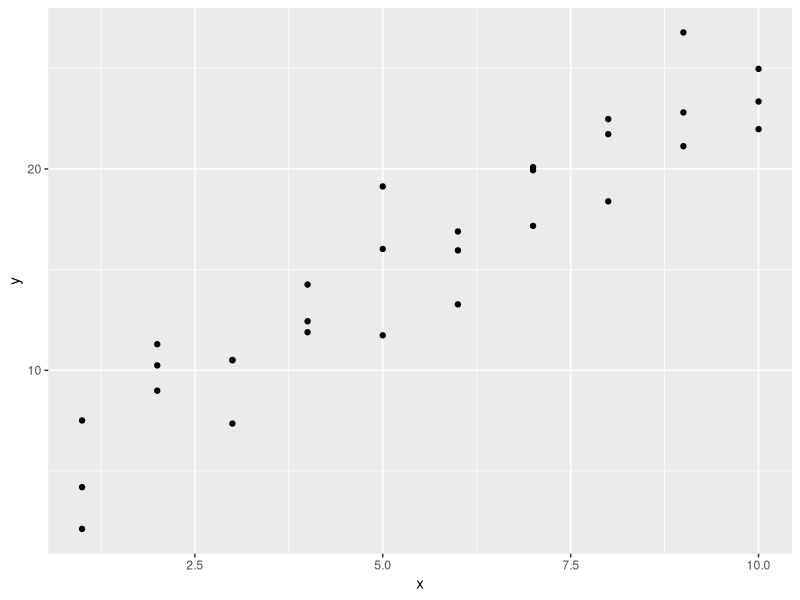
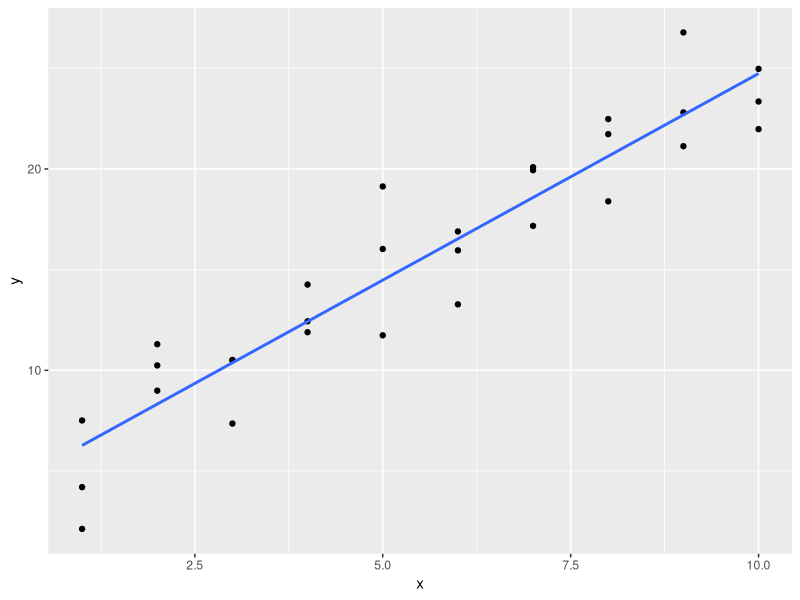
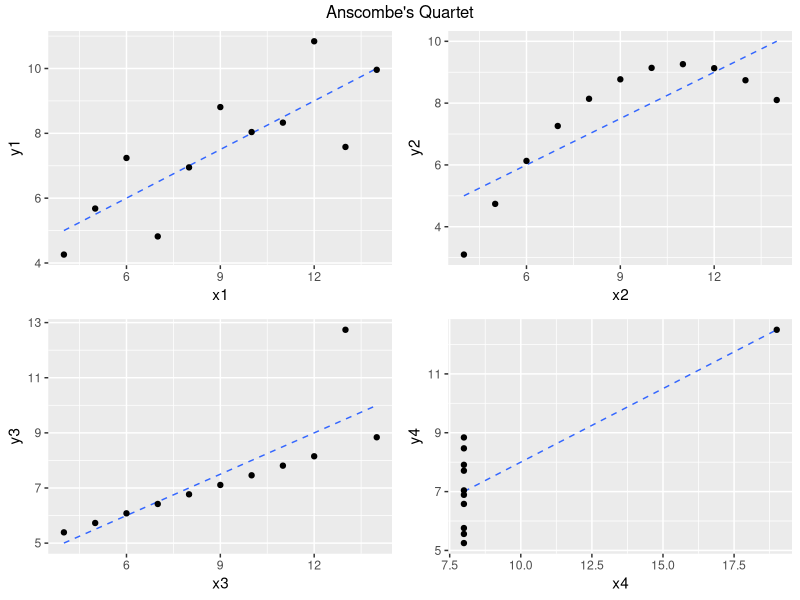
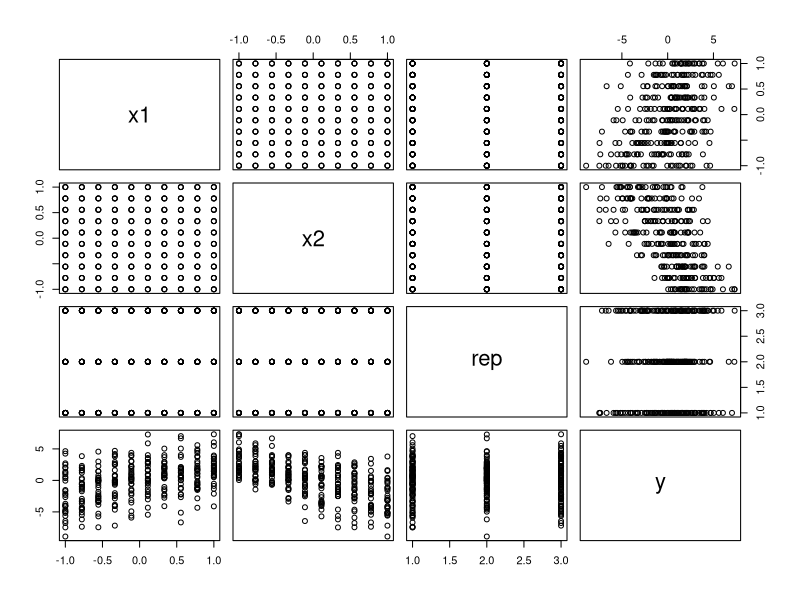
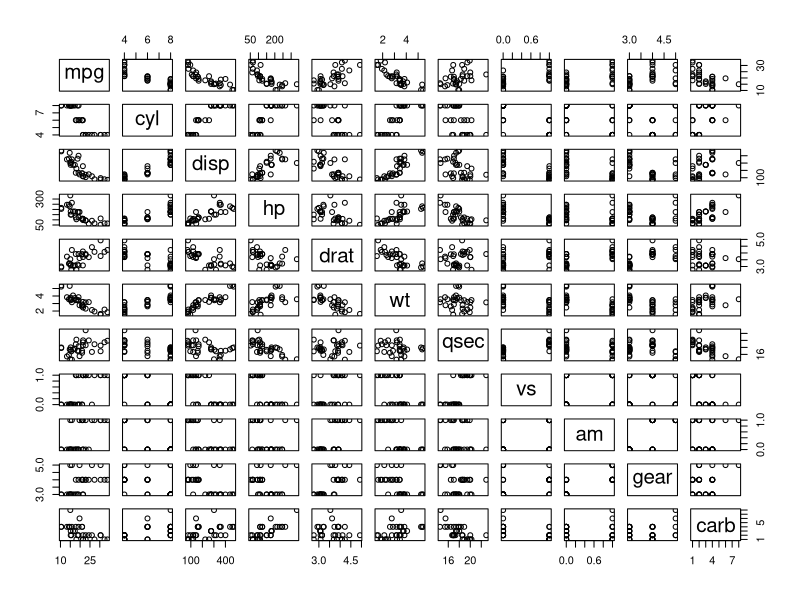
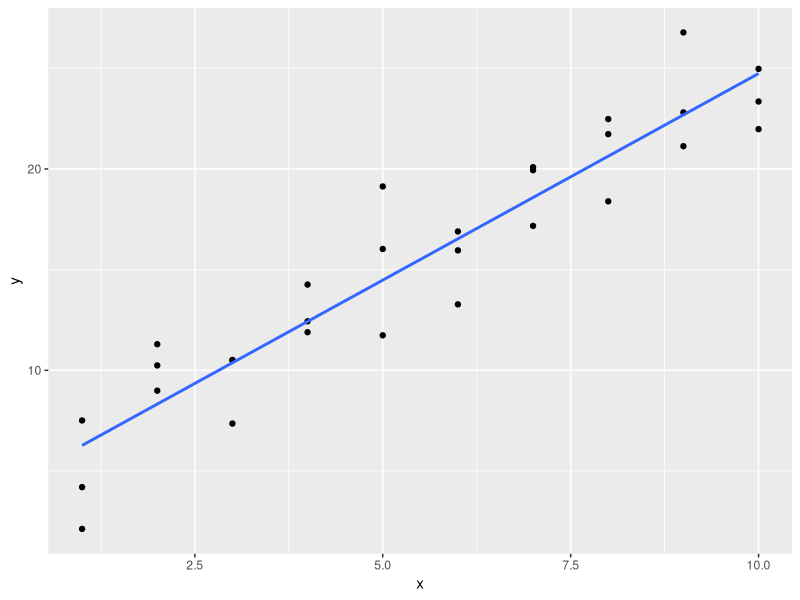
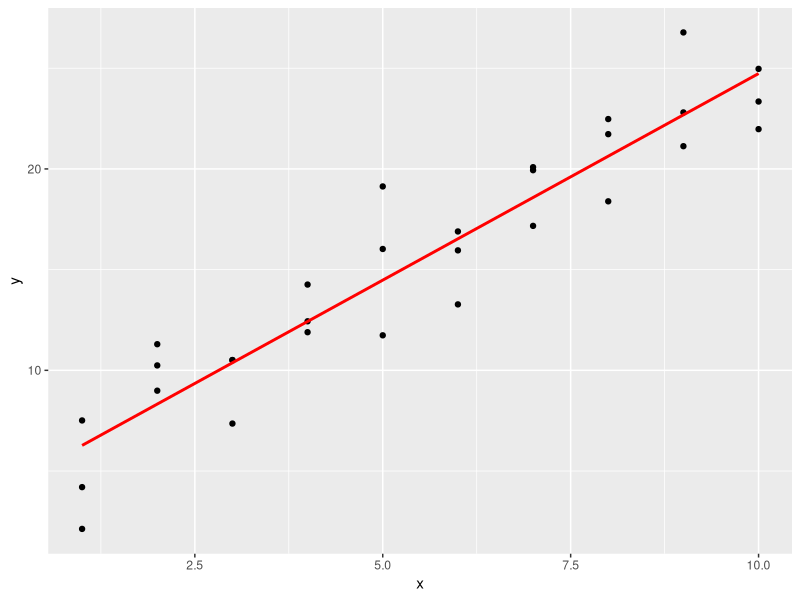
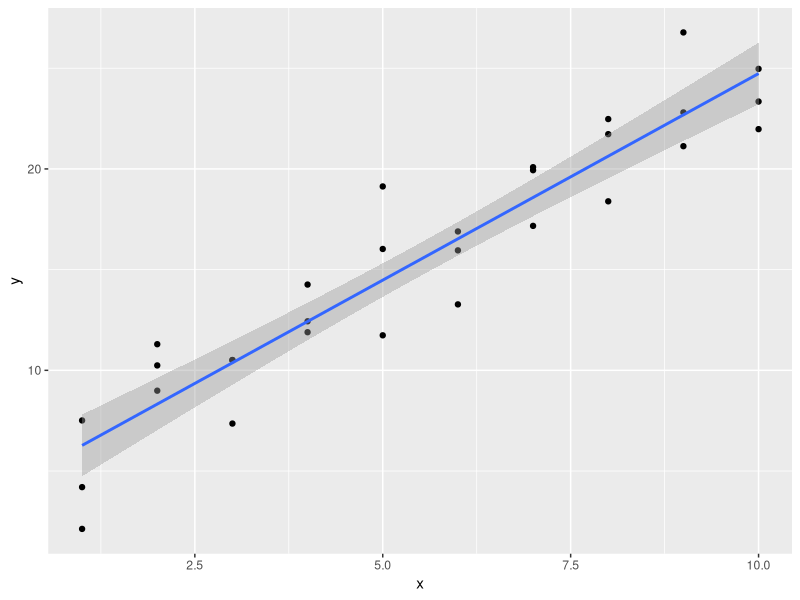

These charts were generated, in order, by the following R code:
library(tidyverse)
library(modelr) # demo data sets
options(na.action = na.warn)

#################
# Pre-Modeling #
#################

# show data with an obvious relationship
ggplot(sim1, aes(x, y)) +
  geom_point()

# the idea is to find something that describes this relationship 
# most basic is correlation which describes the strength of a linear relationship
ggplot(sim1, aes(x, y)) +
  geom_point() +
  geom_smooth(method = "lm", se = FALSE)

cor(sim1$x, sim1$y)
cor.test(sim1$x, sim1$y)

# visualizing your relationships is very important
library(gridExtra)
library(grid)

p1 <- ggplot(anscombe, aes(x1, y1)) +
  geom_smooth(method = "lm", se = FALSE, linetype = "dashed", size = .5) +
  geom_point()
p2 <- ggplot(anscombe, aes(x2, y2)) +
  geom_smooth(method = "lm", se = FALSE, linetype = "dashed", size = .5) +
  geom_point()
p3 <- ggplot(anscombe, aes(x3, y3)) +
  geom_smooth(method = "lm", se = FALSE, linetype = "dashed", size = .5) +
  geom_point()
p4 <- ggplot(anscombe, aes(x4, y4)) +
  geom_smooth(method = "lm", se = FALSE, linetype = "dashed", size = .5) +
  geom_point()

grid.arrange(p1, p2, p3, p4, ncol = 2, 
             top = textGrob("Anscombe's Quartet"))

cor(anscombe$x1, anscombe$y1)
cor(anscombe$x2, anscombe$y2)
cor(anscombe$x3, anscombe$y3)
cor(anscombe$x4, anscombe$y4)

##############
# Your Turn! #
##############
# assess the linear relationship between mpg and wt in the mtcars data set


# how could you do this using dplyr (think summarise())?


# how could you visually compare a linear vs non-linear relationship (hint: geom_smooth)



# what if we want to observe multiple correlation relationships?
sim4
cor(sim4)
pairs(sim4)
# note corrplot & corrgram are worth checking out for visualizing correlations
# across a full data set

# but what if we want to get the significance
sim4 %>% 
  gather(var, value, -y) %>%
  group_by(var) %>%
  summarise(corr = cor(y, value),
            p_value = cor.test(y, value)$p.value) %>%
  filter(p_value < 0.05)


##############
# Your Turn! #
##############
# visualize relationships across all mtcars variables; which ones have appear to
# have the strongest relationship to mpg?
pairs(mtcars)

# quantify the correlations and find the ones that are statistically significant
mtcars %>% 
  gather(var, value, -mpg) %>% 
  group_by(var) %>% 
  summarize(corr = cor(mpg, value),
            p_value = cor.test(mpg, value)$p.value) %>% 
  filter(p_value < 0.05)


# Many questions remain such as:
# - what can I infer from these relationships (other than just strength)
# - how should we treat the categorical relationships
# - are there interactions between variables
# - and a host of others

###################
# Modeling Basics #
###################

# We can start to answer some of these questions with regression
# 1. there are lots of potential relationships - show messy regression plot
# 2. we want to reduce this to find the best relationships for our data

# show image with best fitted lines and then the best fit line
ggplot(sim1, aes(x, y)) +
  geom_point() +
  geom_smooth(method = "lm", se = FALSE)

# illustrate regression model
sim1_mod <- lm(y ~ x, data = sim1)
sim1_mod
summary(sim1_mod)
str(sim1_mod)
coef(sim1_mod)
residuals(sim1_mod)
fitted.values(sim1_mod)

##############
# Your Turn! #
##############
# fit a linear model that regresses mpg onto wt with the mtcars data
mtcars_model <- lm(mpg ~ wt, data = mtcars)

# how does this model appear to fit (hint: summary)?
summary(mtcars_model)

# can you access the fitted values and residuals
fitted.values(mtcars_model)
residuals(mtcars_model)


######################
# Visualizing Models #
######################
# we can add our modeling results to our data
sim1_mod <- lm(y ~ x, data = sim1)
sim1 %>%
  add_predictions(sim1_mod) %>%
  add_residuals(sim1_mod)

# and we can extend this right into visualizing it
sim1 %>%
  add_predictions(sim1_mod) %>%
  ggplot(aes(x, y)) +
  geom_point() +
  geom_line(aes(y = pred), color = "red", size = 1)

# show how this relates to
ggplot(sim1, aes(x, y)) +
  geom_point() +
  geom_smooth(method = "lm")

# by visualizing residuals we can assess 
sim1 %>%
  add_residuals(sim1_mod) %>%
  ggplot(aes(resid)) +
  geom_histogram(binwidth = .5)

sim1 %>%
  add_residuals(sim1_mod) %>%
  ggplot(aes(x, resid)) +
  geom_ref_line(h = 0) +
  geom_point()


# This looks like random noise, suggesting that our model has done a good job of 
# capturing the patterns in the dataset.

##############
# Your Turn! #
##############
# fit a linear model that regresses mpg onto wt with the mtcars data
mtcars_model <- lm(mpg ~ wt, data = mtcars)

# how does this model appear to fit?
summary(mtcars_model)

# add the predictions and residuals to the mtcars data set and plot them
mtcars %>%
  add_predictions(mtcars_model) %>%
  ggplot(aes(wt, mpg)) +
  geom_point() +
  geom_line(aes(y = pred), color = "red", size = 1)

mtcars %>%
  add_residuals(mtcars_model) %>%
  ggplot(aes(resid)) +
  geom_histogram(binwidth = .5)

mtcars %>%
  add_residuals(mtcars_model) %>%
  ggplot(aes(wt, resid)) +
  geom_ref_line(h = 0) +
  geom_point()

######################################
# Dealing with categorical variables #
######################################
sim2
ggplot(sim2, aes(x, y)) + 
  geom_point()

sim2_mod <- lm(y ~ x, data = sim2)
summary(sim2_mod)

# Effectively, a model with a categorical x will predict the mean value for each 
# category. We can easily see this with
sim2 %>% 
  data_grid(x) %>% 
  add_predictions(sim2_mod)

# visualize
# sim2 %>%
sim2 %>%
  add_predictions(sim2_mod) %>%
  ggplot(aes(x, y)) +
  geom_point() +
  geom_point(aes(y = pred), color = "red", size = 4)

# what if we want to change the reference factor?
sim2b <- sim2 %>% 
  mutate(x = as.factor(x),
         x = relevel(x, ref = "b"))

sim2b_mod <- lm(y ~ x, data = sim2b)
summary(sim2b_mod)

##############
# Your Turn! #
##############
# model mpg ~ cyl with cyl being categorical
mtcars_mod_cyl <- lm(mpg ~ as.factor(cyl), data = mtcars)
summary(mtcars_mod_cyl)

# plot the predictions
mtcars %>%
  add_predictions(mtcars_mod_cyl) %>%
  ggplot(aes(cyl, mpg)) +
  geom_point() +
  geom_point(aes(y = pred), color = "red", size = 4)

# plot the residuals
mtcars %>%
  add_residuals(mtcars_mod_cyl) %>%
  ggplot(aes(cyl, resid)) +
  geom_ref_line(h = 0) +
  geom_point()



################################################
# Interactions btwn continuous and categorical #
################################################
sim3
ggplot(sim3, aes(x1, y, color = x2)) + 
  geom_point() +
  facet_wrap(~ x2, nrow = 1)

# two potential model specifications, explain difference btwn + and *
mod1 <- lm(y ~ x1 + x2, data = sim3)
mod2 <- lm(y ~ x1 * x2, data = sim3)

model_matrix(sim3, y ~ x1 + x2)
model_matrix(sim3, y ~ x1 * x2)

summary(mod1)
summary(mod2)

sim3 %>% 
  gather_predictions(mod1, mod2) %>%
  ggplot(aes(x1, y, color = x2)) +
  geom_point() +
  geom_line(aes(y = pred)) +
  facet_grid(model ~ x2)

sim3 %>%
  gather_residuals(mod1, mod2) %>%
  ggplot(aes(x1, resid, color = x2)) +
  geom_ref_line(h = 0, size = 1) +
  geom_point() +
  facet_grid(model ~ x2)



##############
# Your Turn! #
##############
# compare the following two models for the mtcars data
mtcars_mod3 <- lm(mpg ~ wt + as.factor(cyl), data = mtcars)
mtcars_mod4 <- lm(mpg ~ wt * as.factor(cyl), data = mtcars)

# compare summaries
summary(mtcars_mod3)
summary(mtcars_mod4)

# compare model matrix
model_matrix(mtcars, mpg ~ wt + as.factor(cyl))
model_matrix(mtcars, mpg ~ wt * as.factor(cyl))

# compare predicted values
mtcars %>% 
  gather_predictions(mtcars_mod3, mtcars_mod4) %>%
  ggplot(aes(wt, mpg, color = as.factor(cyl))) +
  geom_point() +
  geom_line(aes(y = pred)) +
  facet_grid(model ~ as.factor(cyl))

# compare residuals
mtcars %>% 
  gather_residuals(mtcars_mod3, mtcars_mod4) %>%
  ggplot(aes(wt, resid, color = as.factor(cyl))) +
  geom_ref_line(h = 0, size = 1) +
  geom_point() +
  facet_grid(model ~ as.factor(cyl))

# what are your thoughts?



########################
# Model Specifications #
########################

# at any time we can see the translation of our model with
model_matrix(sim1, y ~ x)
model_matrix(sim2, y ~ x)
model_matrix(sim3, y ~ x1 + x2)
model_matrix(sim3, y ~ x1 * x2)

##############
# Your Turn! #
##############
# get the model matrix for our mtcars_mod1 model
mtcars_mod1 <- lm(mpg ~ wt, data = mtcars)



# what happens if you add two new variables as in 
mtcars_mod2 <- lm(mpg ~ wt + cyl + hp, data = mtcars)



###################
# Transformations #
###################
# You can also perform transformations inside the model formula
# lm(log(y) ~ sqrt(x1) + x2)
# If your transformation involves +, *, ^, or -, you’ll need to wrap it in I() 
# so R doesn’t treat it like part of the model specification. For example, 
# y ~ x + I(x ^ 2) is translated to y = a_1 + a_2 * x + a_3 * x^2

model_matrix(sim1, y ~ x + x^2)
model_matrix(sim1, y ~ x + I(x^2))

